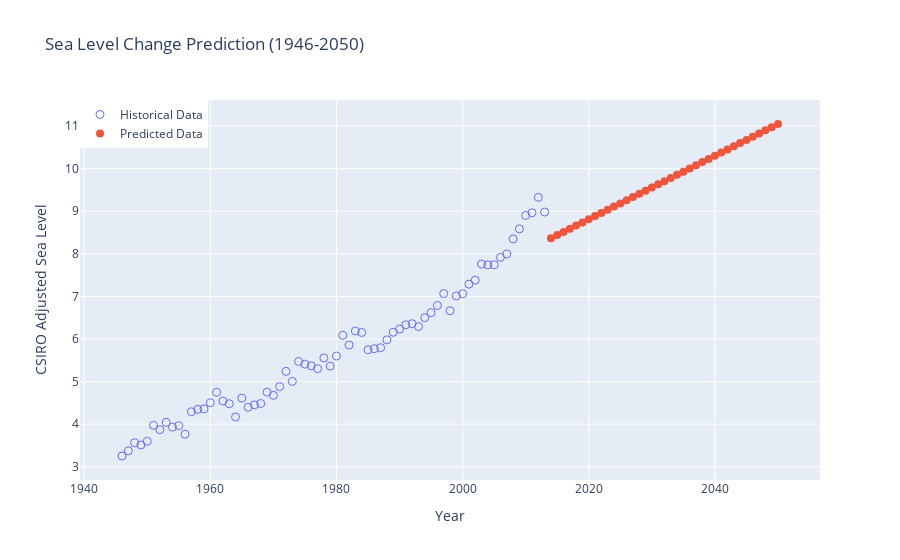

Notebook cell for this chart:
### Code cell
import plotly.graph_objs as go

# Create historical data trace
historical_trace = go.Scatter(
    x=data.index,
    y=data[target],
    mode='markers',
    marker=dict(
        size=8,
        symbol='circle-open'
    ),
    name='Historical Data'
)

# Create predicted data trace
predicted_trace = go.Scatter(
    x=future_data.index,
    y=future_data[target],
    mode='markers',
    marker=dict(
        size=8,
        symbol='circle'
    ),
    name='Predicted Data'
)

# Create layout
layout = go.Layout(
    title='Sea Level Change Prediction (1946-2050)',
    xaxis=dict(title='Year'),
    yaxis=dict(title='CSIRO Adjusted Sea Level'),
    legend=dict(x=0, y=1),
    hovermode='closest'
)

# Create figure and add traces
fig = go.Figure()
fig.add_trace(historical_trace)
fig.add_trace(predicted_trace)

# Add layout to figure
fig.update_layout(layout)

# Show figure
fig.show()
